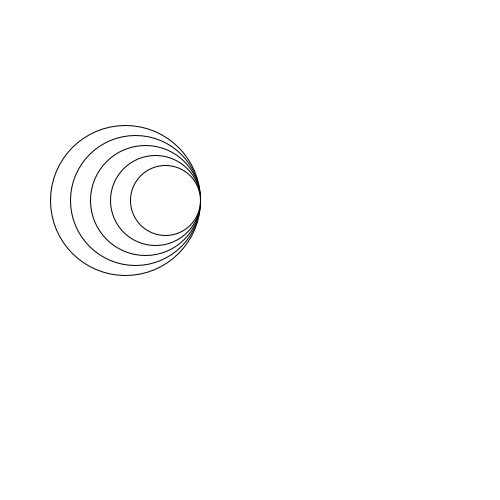
Frame 1 (no input)
Frame 60 (the mouse pressed at the canvas centre just before this capture): identical to frame 1, image omitted
Frame 120 (the mouse held since frame 60 and released just before this capture): identical to frame 1, image omitted

The Processing sketch that drew this single still picture (run headless with seeded random() and noise(); from frame 60 on, the mouse is pressed at the canvas centre):

// Processing sketch: Sketch_HS_9_6
// ── Sketch_HS_9_6.pde

void setup(){
size(500,500);
}

void draw(){
  background(255,255,255);
  circeldraw(150);
}

void circeldraw(int circel){
  for(int i = 0; i < 5; i++){
    ellipse(200 - circel/2,200,circel,circel);
    circel -= 20;
  }
}
